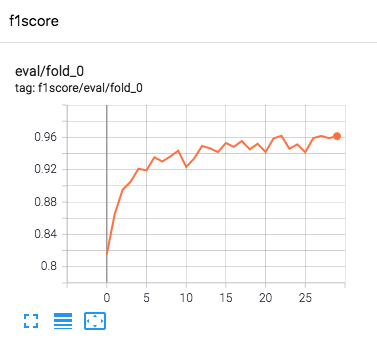
#> input picture assets/image-20210624150748970.png, 377 x 343 px
$ python -i functional.py   (imports and definitions only)   (older library calls are emulated)
#> lines starting #> are read from the running program, lines starting #| are printed output that depends on the picture
### albumentations/core/composition.py
from __future__ import division
from collections import defaultdict

import random

import numpy as np

from albumentations.augmentations.keypoints_utils import KeypointsProcessor
from albumentations.core.serialization import SerializableMeta
from albumentations.core.six import add_metaclass
from albumentations.core.transforms_interface import DualTransform
from albumentations.core.utils import format_args, Params
from albumentations.augmentations.bbox_utils import BboxProcessor
from albumentations.core.serialization import SERIALIZABLE_REGISTRY, instantiate_lambda

__all__ = ["Compose", "OneOf", "OneOrOther", "BboxParams", "KeypointParams", "ReplayCompose"]


REPR_INDENT_STEP = 2


class Transforms:
    def __init__(self, transforms):
        self.transforms = transforms
        self.start_end = self._find_dual_start_end(transforms)

    # [26 lines left out: functions _find_dual_start_end, get_always_apply, not called in this run]

    def __getitem__(self, item):
        return self.transforms[item]


def set_always_apply(transforms):
    for t in transforms:
        t.always_apply = True


@add_metaclass(SerializableMeta)
class BaseCompose(object):
    # [6 lines left out: function __init__, not called in this run]

    def __getitem__(self, item):
        return self.transforms[item]

    def __repr__(self):
        return self.indented_repr()

    # [12 lines left out: function indented_repr, not called in this run]

    @classmethod
    def get_class_fullname(cls):
        return "{cls.__module__}.{cls.__name__}".format(cls=cls)

    # [19 lines left out: functions _to_dict, get_dict_with_id, add_targets, not called in this run]

    def set_deterministic(self, flag, save_key="replay"):
        for t in self.transforms:
            t.set_deterministic(flag, save_key)


class Compose(BaseCompose):
    """Compose transforms and handle all transformations regrading bounding boxes

    Args:
        transforms (list): list of transformations to compose.
        bbox_params (BboxParams): Parameters for bounding boxes transforms
        keypoint_params (KeypointParams): Parameters for keypoints transforms
        additional_targets (dict): Dict with keys - new target name, values - old target name. ex: {'image2': 'image'}
        p (float): probability of applying all list of transforms. Default: 1.0.
    """

    # [65 lines left out: functions __init__, __call__, _to_dict, not called in this run]


class OneOf(BaseCompose):
    """Select one of transforms to apply

    Args:
        transforms (list): list of transformations to compose.
        p (float): probability of applying selected transform. Default: 0.5.
    """

    # [17 lines left out: functions __init__, __call__, not called in this run]


class OneOrOther(BaseCompose):
    # [15 lines left out: functions __init__, __call__, not called in this run]


class PerChannel(BaseCompose):
    """Apply transformations per-channel

    Args:
        transforms (list): list of transformations to compose.
        channels (list): channels to apply the transform to. Pass None to apply to all.
                         Default: None (apply to all)
        p (float): probability of applying the transform. Default: 0.5.
    """

    def __init__(self, transforms, channels=None, p=0.5):
        super(PerChannel, self).__init__(transforms, p)
        self.channels = channels

    # [19 lines left out: function __call__, not called in this run]


class ReplayCompose(Compose):
    # [68 lines left out: functions __init__, __call__, replay, _restore_for_replay, fill_with_params, fill_applied, not called in this run]

    def _to_dict(self):
        raise NotImplementedError("You cannot serialize ReplayCompose")


class BboxParams(Params):
    """
    Parameters of bounding boxes

    Args:
        format (str): format of bounding boxes. Should be 'coco', 'pascal_voc', 'albumentations' or 'yolo'.

            The `coco` format
                `[x_min, y_min, width, height]`, e.g. [97, 12, 150, 200].
            The `pascal_voc` format
                `[x_min, y_min, x_max, y_max]`, e.g. [97, 12, 247, 212].
            The `albumentations` format
                is like `pascal_voc`, but normalized,
                in other words: [x_min, y_min, x_max, y_max]`, e.g. [0.2, 0.3, 0.4, 0.5].
            The `yolo` format
                `[x, y, width, height]`, e.g. [0.1, 0.2, 0.3, 0.4];
                `x`, `y` - normalized bbox center; `width`, `height` - normalized bbox width and height.
        label_fields (list): list of fields that are joined with boxes, e.g labels.
            Should be same type as boxes.
        min_area (float): minimum area of a bounding box. All bounding boxes whose
            visible area in pixels is less than this value will be removed. Default: 0.0.
        min_visibility (float): minimum fraction of area for a bounding box
            to remain this box in list. Default: 0.0.
    """

    # [9 lines left out: functions __init__, _to_dict, not called in this run]


class KeypointParams(Params):
    """
    Parameters of keypoints

    Args:
        format (str): format of keypoints. Should be 'xy', 'yx', 'xya', 'xys', 'xyas', 'xysa'.

            x - X coordinate,

            y - Y coordinate

            s - Keypoint scale

            a - Keypoint orientation in radians or degrees (depending on KeypointParams.angle_in_degrees)
        label_fields (list): list of fields that are joined with keypoints, e.g labels.
            Should be same type as keypoints.
        remove_invisible (bool): to remove invisible points after transform or not
        angle_in_degrees (bool): angle in degrees or radians in 'xya', 'xyas', 'xysa' keypoints
    """

    # [9 lines left out: functions __init__, _to_dict, not called in this run]

### albumentations/core/six.py
# Copyright (c) 2010-2017 Benjamin Peterson
#
# Permission is hereby granted, free of charge, to any person obtaining a copy
# of this software and associated documentation files (the "Software"), to deal
# in the Software without restriction, including without limitation the rights
# to use, copy, modify, merge, publish, distribute, sublicense, and/or sell
# copies of the Software, and to permit persons to whom the Software is
# furnished to do so, subject to the following conditions:
#
# The above copyright notice and this permission notice shall be included in all
# copies or substantial portions of the Software.
#
# THE SOFTWARE IS PROVIDED "AS IS", WITHOUT WARRANTY OF ANY KIND, EXPRESS OR
# IMPLIED, INCLUDING BUT NOT LIMITED TO THE WARRANTIES OF MERCHANTABILITY,
# FITNESS FOR A PARTICULAR PURPOSE AND NONINFRINGEMENT. IN NO EVENT SHALL THE
# AUTHORS OR COPYRIGHT HOLDERS BE LIABLE FOR ANY CLAIM, DAMAGES OR OTHER
# LIABILITY, WHETHER IN AN ACTION OF CONTRACT, TORT OR OTHERWISE, ARISING FROM,
# OUT OF OR IN CONNECTION WITH THE SOFTWARE OR THE USE OR OTHER DEALINGS IN THE
# SOFTWARE.

from __future__ import absolute_import

import sys


PY2 = sys.version_info[0] == 2
PY3 = sys.version_info[0] == 3

if PY3:
    string_types = (str,)
else:
    string_types = (basestring,)  # noqa: F821


def add_metaclass(metaclass):
    """Class decorator for creating a class with a metaclass."""

    def wrapper(cls):
        orig_vars = cls.__dict__.copy()
        slots = orig_vars.get("__slots__")
        if slots is not None:
            if isinstance(slots, str):
                slots = [slots]
            for slots_var in slots:
                orig_vars.pop(slots_var)
        orig_vars.pop("__dict__", None)
        orig_vars.pop("__weakref__", None)
        return metaclass(cls.__name__, cls.__bases__, orig_vars)

    return wrapper

### albumentations/core/serialization.py
from __future__ import absolute_import

import json
import warnings

try:
    import yaml

    yaml_available = True
except ImportError:
    yaml_available = False


from albumentations import __version__


__all__ = ["to_dict", "from_dict", "save", "load"]


SERIALIZABLE_REGISTRY = {}


class SerializableMeta(type):
    """
    A metaclass that is used to register classes in `SERIALIZABLE_REGISTRY` so they can be found later
    while deserializing transformation pipeline using classes full names.
    """

    def __new__(meta, name, bases, class_dict):
        cls = type.__new__(meta, name, bases, class_dict)
        SERIALIZABLE_REGISTRY[cls.get_class_fullname()] = cls
        return cls


# [69 lines left out: functions to_dict, instantiate_lambda, from_dict, not called in this run]


def check_data_format(data_format):
    if data_format not in {"json", "yaml"}:
        raise ValueError("Unknown data_format {}. Supported formats are: 'json' and 'yaml'".format(data_format))


# [38 lines left out: functions save, load, not called in this run]

### albumentations/core/transforms_interface.py
from __future__ import absolute_import

import random
from warnings import warn

import cv2
from copy import deepcopy

from albumentations.core.serialization import SerializableMeta
from albumentations.core.six import add_metaclass
from albumentations.core.utils import format_args

__all__ = ["to_tuple", "BasicTransform", "DualTransform", "ImageOnlyTransform", "NoOp"]


# [29 lines left out: function to_tuple, not called in this run]


@add_metaclass(SerializableMeta)
class BasicTransform(object):
    call_backup = None

    # [72 lines left out: functions __init__, __call__, apply_with_params, set_deterministic, __repr__, _get_target_function, not called in this run]

    def apply(self, img, **params):
        raise NotImplementedError

    def get_params(self):
        return {}

    # [14 lines left out: functions targets, update_params, not called in this run]

    @property
    def target_dependence(self):
        return {}

    # [10 lines left out: function add_targets, not called in this run]

    @property
    def targets_as_params(self):
        return []

    # [4 lines left out: function get_params_dependent_on_targets, not called in this run]

    @classmethod
    def get_class_fullname(cls):
        return "{cls.__module__}.{cls.__name__}".format(cls=cls)

    # [5 lines left out: function get_transform_init_args_names, not called in this run]

    def get_base_init_args(self):
        return {"always_apply": self.always_apply, "p": self.p}

    def get_transform_init_args(self):
        return {k: getattr(self, k) for k in self.get_transform_init_args_names()}

    # [10 lines left out: functions _to_dict, get_dict_with_id, not called in this run]


class DualTransform(BasicTransform):
    """Transform for segmentation task."""

    # [9 lines left out: function targets, not called in this run]

    def apply_to_bbox(self, bbox, **params):
        raise NotImplementedError("Method apply_to_bbox is not implemented in class " + self.__class__.__name__)

    def apply_to_keypoint(self, keypoint, **params):
        raise NotImplementedError("Method apply_to_keypoint is not implemented in class " + self.__class__.__name__)

    def apply_to_bboxes(self, bboxes, **params):
        return [self.apply_to_bbox(tuple(bbox[:4]), **params) + tuple(bbox[4:]) for bbox in bboxes]

    def apply_to_keypoints(self, keypoints, **params):
        return [self.apply_to_keypoint(tuple(keypoint[:4]), **params) + tuple(keypoint[4:]) for keypoint in keypoints]

    def apply_to_mask(self, img, **params):
        return self.apply(img, **{k: cv2.INTER_NEAREST if k == "interpolation" else v for k, v in params.items()})

    def apply_to_masks(self, masks, **params):
        return [self.apply_to_mask(mask, **params) for mask in masks]


class ImageOnlyTransform(BasicTransform):
    """Transform applied to image only."""

    @property
    def targets(self):
        return {"image": self.apply}


class NoOp(DualTransform):
    """Does nothing"""

    def apply_to_keypoint(self, keypoint, **params):
        return keypoint

    def apply_to_bbox(self, bbox, **params):
        return bbox

    def apply(self, img, **params):
        return img

    def apply_to_mask(self, img, **params):
        return img

### albumentations/augmentations/functional.py
from __future__ import division

import math
from functools import wraps
from warnings import warn

import cv2
import numpy as np
from scipy.ndimage.filters import gaussian_filter

from albumentations.augmentations.bbox_utils import denormalize_bbox, normalize_bbox

MAX_VALUES_BY_DTYPE = {
    np.dtype("uint8"): 255,
    np.dtype("uint16"): 65535,
    np.dtype("uint32"): 4294967295,
    np.dtype("float32"): 1.0,
}


def clip(img, dtype, maxval):
    return np.clip(img, 0, maxval).astype(dtype)


def clipped(func):
    # [5 lines left out: function wrapped_function, not called in this run]

    return wrapped_function


# [8 lines left out: function angle_to_2pi_range, not called in this run]


def preserve_shape(func):
    """
    Preserve shape of the image

    """

    # [6 lines left out: function wrapped_function, not called in this run]

    return wrapped_function


def preserve_channel_dim(func):
    """
    Preserve dummy channel dim.

    """

    # [7 lines left out: function wrapped_function, not called in this run]

    return wrapped_function


def is_rgb_image(image):
    return len(image.shape) == 3 and image.shape[-1] == 3


def is_grayscale_image(image):
    return (len(image.shape) == 2) or (len(image.shape) == 3 and image.shape[-1] == 1)


def is_multispectral_image(image):
    return len(image.shape) == 3 and image.shape[-1] not in [1, 3]


def get_num_channels(image):
    return image.shape[2] if len(image.shape) == 3 else 1


# [9 lines left out: function non_rgb_warning, not called in this run]


def vflip(img):
    return np.ascontiguousarray(img[::-1, ...])


def hflip(img):
    return np.ascontiguousarray(img[:, ::-1, ...])


def hflip_cv2(img):
    return cv2.flip(img, 1)


@preserve_shape
def random_flip(img, code):
    return cv2.flip(img, code)


def transpose(img):
    return img.transpose(1, 0, 2) if len(img.shape) > 2 else img.transpose(1, 0)


def rot90(img, factor):
    img = np.rot90(img, factor)
    return np.ascontiguousarray(img)


# [574 lines left out: functions normalize, normalize_multispectral, cutout, _maybe_process_in_chunks, rotate, resize and 28 more, not called in this run]


@preserve_channel_dim
def longest_max_size(img, max_size, interpolation):
    return _func_max_size(img, max_size, interpolation, max)


@preserve_channel_dim
def smallest_max_size(img, max_size, interpolation):
    return _func_max_size(img, max_size, interpolation, min)


# [515 lines left out: functions median_blur, motion_blur, image_compression, add_snow, add_rain, add_fog and 6 more, not called in this run]


def invert(img):
    return 255 - img


def channel_shuffle(img, channels_shuffled):
    img = img[..., channels_shuffled]
    return img


# [115 lines left out: functions channel_dropout, gamma_transform, gauss_noise, _brightness_contrast_adjust_non_uint, _brightness_contrast_adjust_uint, brightness_contrast_adjust and 1 more, not called in this run]


def to_gray(img):
    gray = cv2.cvtColor(img, cv2.COLOR_RGB2GRAY)
    return cv2.cvtColor(gray, cv2.COLOR_GRAY2RGB)


# [141 lines left out: functions downscale, to_float, from_float, bbox_vflip, bbox_hflip, bbox_flip and 2 more, not called in this run]


def bbox_center_crop(bbox, crop_height, crop_width, rows, cols):
    crop_coords = get_center_crop_coords(rows, cols, crop_height, crop_width)
    return crop_bbox_by_coords(bbox, crop_coords, crop_height, crop_width, rows, cols)


def bbox_random_crop(bbox, crop_height, crop_width, h_start, w_start, rows, cols):
    crop_coords = get_random_crop_coords(rows, cols, crop_height, crop_width, h_start, w_start)
    return crop_bbox_by_coords(bbox, crop_coords, crop_height, crop_width, rows, cols)


# [283 lines left out: functions bbox_rot90, bbox_rotate, bbox_transpose, keypoint_vflip, keypoint_hflip, keypoint_flip and 7 more, not called in this run]


def noop(input_obj, **params):
    return input_obj


# [44 lines left out: functions swap_tiles_on_image, keypoint_transpose, not called in this run]

>>> import cv2
>>> picture = cv2.imread('../../assets/image-20210624150748970.png', cv2.IMREAD_GRAYSCALE)
#> picture: shape (343, 377); min 0, max 255, mean 250.2
>>> result = _equalize_cv(picture)
#> in _equalize_cv, `return cv2.equalizeHist(img)`:
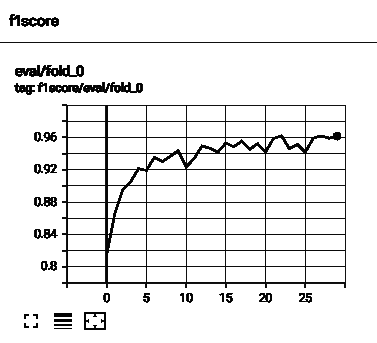
#> returned value: shape (343, 377); min 0, max 255, mean 235.6
